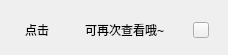
<?xml version="1.0" encoding="UTF-8"?>
<ui version="4.0">
 <class>UI_NoticeBubblePrompt</class>
 <widget class="QWidget" name="UI_NoticeBubblePrompt">
  <property name="geometry">
   <rect>
    <x>0</x>
    <y>0</y>
    <width>228</width>
    <height>55</height>
   </rect>
  </property>
  <property name="minimumSize">
   <size>
    <width>228</width>
    <height>55</height>
   </size>
  </property>
  <property name="maximumSize">
   <size>
    <width>228</width>
    <height>55</height>
   </size>
  </property>
  <property name="windowTitle">
   <string>UI_NoticeBubblePrompt</string>
  </property>
  <property name="styleSheet">
   <string notr="true"/>
  </property>
  <layout class="QVBoxLayout" name="verticalLayout">
   <property name="spacing">
    <number>0</number>
   </property>
   <property name="margin">
    <number>0</number>
   </property>
   <item>
    <widget class="QWidget" name="widget_bg" native="true">
     <property name="styleSheet">
      <string notr="true">QWidget#widget_bg
{
	border-image: url(:/CommIcon/Resources/CommIcon/img_noticePrompt_bg.png);
}</string>
     </property>
     <layout class="QHBoxLayout" name="horizontalLayout">
      <property name="spacing">
       <number>10</number>
      </property>
      <property name="leftMargin">
       <number>25</number>
      </property>
      <property name="topMargin">
       <number>21</number>
      </property>
      <property name="rightMargin">
       <number>0</number>
      </property>
      <property name="bottomMargin">
       <number>15</number>
      </property>
      <item>
       <widget class="QLabel" name="label">
        <property name="minimumSize">
         <size>
          <width>0</width>
          <height>14</height>
         </size>
        </property>
        <property name="maximumSize">
         <size>
          <width>16777215</width>
          <height>14</height>
         </size>
        </property>
        <property name="styleSheet">
         <string notr="true">font: 14px &quot;微软雅黑&quot;;
color: #000000;</string>
        </property>
        <property name="text">
         <string>点击</string>
        </property>
       </widget>
      </item>
      <item>
       <widget class="QLabel" name="label_3">
        <property name="minimumSize">
         <size>
          <width>16</width>
          <height>16</height>
         </size>
        </property>
        <property name="maximumSize">
         <size>
          <width>16</width>
          <height>16</height>
         </size>
        </property>
        <property name="styleSheet">
         <string notr="true">border-image: url(:/CommIcon/Resources/CommIcon/icon_noticePrompt_notice.png);</string>
        </property>
        <property name="text">
         <string/>
        </property>
       </widget>
      </item>
      <item>
       <widget class="QLabel" name="label_2">
        <property name="minimumSize">
         <size>
          <width>0</width>
          <height>14</height>
         </size>
        </property>
        <property name="maximumSize">
         <size>
          <width>16777215</width>
          <height>14</height>
         </size>
        </property>
        <property name="styleSheet">
         <string notr="true">font: 14px &quot;微软雅黑&quot;;
color: #000000;</string>
        </property>
        <property name="text">
         <string>可再次查看哦~</string>
        </property>
       </widget>
      </item>
      <item>
       <spacer name="horizontalSpacer_2">
        <property name="orientation">
         <enum>Qt::Horizontal</enum>
        </property>
        <property name="sizeHint" stdset="0">
         <size>
          <width>40</width>
          <height>20</height>
         </size>
        </property>
       </spacer>
      </item>
      <item>
       <widget class="QPushButton" name="btn_close">
        <property name="minimumSize">
         <size>
          <width>16</width>
          <height>16</height>
         </size>
        </property>
        <property name="maximumSize">
         <size>
          <width>16</width>
          <height>16</height>
         </size>
        </property>
        <property name="styleSheet">
         <string notr="true">QPushButton
{
	border-image: url(:/CommIcon/Resources/CommIcon/btn_noticePrompt_close_normal.png);
}
QPushButton::hover
{
	border-image: url(:/CommIcon/Resources/CommIcon/btn_noticePrompt_close_hover.png);
}</string>
        </property>
        <property name="text">
         <string/>
        </property>
       </widget>
      </item>
      <item>
       <spacer name="horizontalSpacer">
        <property name="orientation">
         <enum>Qt::Horizontal</enum>
        </property>
        <property name="sizeHint" stdset="0">
         <size>
          <width>40</width>
          <height>20</height>
         </size>
        </property>
       </spacer>
      </item>
     </layout>
    </widget>
   </item>
  </layout>
 </widget>
 <layoutdefault spacing="6" margin="11"/>
 <resources>
  <include location="../../../../../../main/src/main/client_resouce/easyliaoclient.qrc"/>
 </resources>
 <connections/>
</ui>
